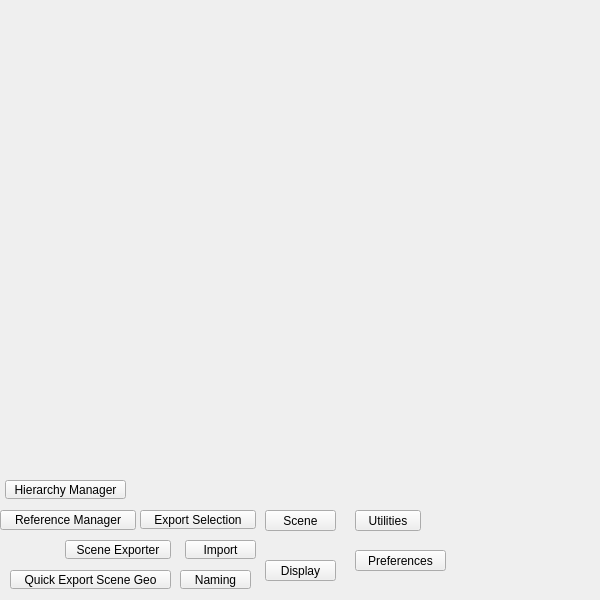
<?xml version="1.0" encoding="UTF-8"?>
<ui version="4.0">
 <class>QtUi</class>
 <widget class="QMainWindow" name="QtUi">
  <property name="enabled">
   <bool>true</bool>
  </property>
  <property name="geometry">
   <rect>
    <x>0</x>
    <y>0</y>
    <width>600</width>
    <height>600</height>
   </rect>
  </property>
  <property name="sizePolicy">
   <sizepolicy hsizetype="Ignored" vsizetype="Ignored">
    <horstretch>0</horstretch>
    <verstretch>0</verstretch>
   </sizepolicy>
  </property>
  <property name="minimumSize">
   <size>
    <width>0</width>
    <height>0</height>
   </size>
  </property>
  <property name="maximumSize">
   <size>
    <width>600</width>
    <height>600</height>
   </size>
  </property>
  <property name="toolButtonStyle">
   <enum>Qt::ToolButtonIconOnly</enum>
  </property>
  <property name="tabShape">
   <enum>QTabWidget::Triangular</enum>
  </property>
  <property name="dockNestingEnabled">
   <bool>true</bool>
  </property>
  <property name="dockOptions">
   <set>QMainWindow::AllowNestedDocks|QMainWindow::AllowTabbedDocks|QMainWindow::AnimatedDocks|QMainWindow::ForceTabbedDocks</set>
  </property>
  <widget class="QWidget" name="widget">
   <property name="sizePolicy">
    <sizepolicy hsizetype="Ignored" vsizetype="Ignored">
     <horstretch>0</horstretch>
     <verstretch>0</verstretch>
    </sizepolicy>
   </property>
   <widget class="QPushButton" name="b007">
    <property name="geometry">
     <rect>
      <x>185</x>
      <y>540</y>
      <width>71</width>
      <height>19</height>
     </rect>
    </property>
    <property name="minimumSize">
     <size>
      <width>0</width>
      <height>19</height>
     </size>
    </property>
    <property name="maximumSize">
     <size>
      <width>16777215</width>
      <height>19</height>
     </size>
    </property>
    <property name="toolTip">
     <string>Open most recent file.</string>
    </property>
    <property name="text">
     <string>Import</string>
    </property>
   </widget>
   <widget class="QPushButton" name="b008">
    <property name="geometry">
     <rect>
      <x>140</x>
      <y>510</y>
      <width>116</width>
      <height>19</height>
     </rect>
    </property>
    <property name="minimumSize">
     <size>
      <width>0</width>
      <height>19</height>
     </size>
    </property>
    <property name="maximumSize">
     <size>
      <width>16777215</width>
      <height>19</height>
     </size>
    </property>
    <property name="text">
     <string>Export Selection</string>
    </property>
   </widget>
   <widget class="ExpandableList" name="list000" native="true">
    <property name="geometry">
     <rect>
      <x>145</x>
      <y>470</y>
      <width>126</width>
      <height>21</height>
     </rect>
    </property>
    <property name="autoFillBackground">
     <bool>true</bool>
    </property>
   </widget>
   <widget class="PushButton" name="b001">
    <property name="enabled">
     <bool>true</bool>
    </property>
    <property name="geometry">
     <rect>
      <x>0</x>
      <y>510</y>
      <width>136</width>
      <height>20</height>
     </rect>
    </property>
    <property name="minimumSize">
     <size>
      <width>0</width>
      <height>20</height>
     </size>
    </property>
    <property name="maximumSize">
     <size>
      <width>16777215</width>
      <height>20</height>
     </size>
    </property>
    <property name="toolTip">
     <string>Open the reference manager.</string>
    </property>
    <property name="text">
     <string>Reference Manager</string>
    </property>
    <property name="iconSize">
     <size>
      <width>18</width>
      <height>18</height>
     </size>
    </property>
   </widget>
   <widget class="QPushButton" name="b003">
    <property name="geometry">
     <rect>
      <x>10</x>
      <y>570</y>
      <width>161</width>
      <height>19</height>
     </rect>
    </property>
    <property name="minimumSize">
     <size>
      <width>0</width>
      <height>19</height>
     </size>
    </property>
    <property name="maximumSize">
     <size>
      <width>16777215</width>
      <height>19</height>
     </size>
    </property>
    <property name="toolTip">
     <string>&lt;html&gt;&lt;head/&gt;&lt;body&gt;&lt;p&gt;Export the current scene as an fbx in the same dir as the scene file.&lt;br/&gt;&lt;span style=&quot; font-weight:600;&quot;&gt;Export Options:&lt;/span&gt;&lt;/p&gt;&lt;ul style=&quot;margin-top: 0px; margin-bottom: 0px; margin-left: 0px; margin-right: 0px; -qt-list-indent: 1;&quot;&gt;&lt;li style=&quot; margin-top:12px; margin-bottom:0px; margin-left:0px; margin-right:0px; -qt-block-indent:0; text-indent:0px;&quot;&gt;&lt;span style=&quot; font-weight:600;&quot;&gt;FBXExportCameras:&lt;/span&gt; False (cameras are not exported)&lt;/li&gt;&lt;li style=&quot; margin-top:0px; margin-bottom:0px; margin-left:0px; margin-right:0px; -qt-block-indent:0; text-indent:0px;&quot;&gt;&lt;span style=&quot; font-weight:600;&quot;&gt;FBXExportLights:&lt;/span&gt; False (lights are not exported)&lt;/li&gt;&lt;li style=&quot; margin-top:0px; margin-bottom:0px; margin-left:0px; margin-right:0px; -qt-block-indent:0; text-indent:0px;&quot;&gt;&lt;span style=&quot; font-weight:600;&quot;&gt;FBXExportSkins:&lt;/span&gt; False (skinning data is not exported)&lt;/li&gt;&lt;li style=&quot; margin-top:0px; margin-bottom:0px; margin-left:0px; margin-right:0px; -qt-block-indent:0; text-indent:0px;&quot;&gt;&lt;span style=&quot; font-weight:600;&quot;&gt;FBXExportShapes:&lt;/span&gt; False (shape deformers are not exported)&lt;/li&gt;&lt;li style=&quot; margin-top:0px; margin-bottom:0px; margin-left:0px; margin-right:0px; -qt-block-indent:0; text-indent:0px;&quot;&gt;&lt;span style=&quot; font-weight:600;&quot;&gt;FBXExportSmoothingGroups:&lt;/span&gt; True (smoothing groups are exported)&lt;/li&gt;&lt;li style=&quot; margin-top:0px; margin-bottom:0px; margin-left:0px; margin-right:0px; -qt-block-indent:0; text-indent:0px;&quot;&gt;&lt;span style=&quot; font-weight:600;&quot;&gt;FBXExportSmoothMesh:&lt;/span&gt; True (smooth mesh is exported)&lt;/li&gt;&lt;li style=&quot; margin-top:0px; margin-bottom:0px; margin-left:0px; margin-right:0px; -qt-block-indent:0; text-indent:0px;&quot;&gt;&lt;span style=&quot; font-weight:600;&quot;&gt;FBXExportHardEdges:&lt;/span&gt; True (hard edges are exported to maintain normal edge hardness)&lt;/li&gt;&lt;li style=&quot; margin-top:0px; margin-bottom:0px; margin-left:0px; margin-right:0px; -qt-block-indent:0; text-indent:0px;&quot;&gt;&lt;span style=&quot; font-weight:600;&quot;&gt;FBXExportTangents:&lt;/span&gt; True (tangent information is exported)&lt;/li&gt;&lt;li style=&quot; margin-top:0px; margin-bottom:0px; margin-left:0px; margin-right:0px; -qt-block-indent:0; text-indent:0px;&quot;&gt;&lt;span style=&quot; font-weight:600;&quot;&gt;FBXExportInstances:&lt;/span&gt; True (instance information is exported)&lt;/li&gt;&lt;li style=&quot; margin-top:0px; margin-bottom:0px; margin-left:0px; margin-right:0px; -qt-block-indent:0; text-indent:0px;&quot;&gt;&lt;span style=&quot; font-weight:600;&quot;&gt;FBXExportReferencedAssetsContent:&lt;/span&gt; False (referenced assets are not exported)&lt;/li&gt;&lt;li style=&quot; margin-top:0px; margin-bottom:0px; margin-left:0px; margin-right:0px; -qt-block-indent:0; text-indent:0px;&quot;&gt;&lt;span style=&quot; font-weight:600;&quot;&gt;FBXExportInputConnections:&lt;/span&gt; True (input connections are exported)&lt;/li&gt;&lt;li style=&quot; margin-top:0px; margin-bottom:0px; margin-left:0px; margin-right:0px; -qt-block-indent:0; text-indent:0px;&quot;&gt;&lt;span style=&quot; font-weight:600;&quot;&gt;FBXExportUseSceneName:&lt;/span&gt; True (uses the scene name for export)&lt;/li&gt;&lt;li style=&quot; margin-top:0px; margin-bottom:0px; margin-left:0px; margin-right:0px; -qt-block-indent:0; text-indent:0px;&quot;&gt;&lt;span style=&quot; font-weight:600;&quot;&gt;FBXExportUpAxis:&lt;/span&gt; &amp;quot;y&amp;quot; (sets up axis to Y)&lt;/li&gt;&lt;li style=&quot; margin-top:0px; margin-bottom:0px; margin-left:0px; margin-right:0px; -qt-block-indent:0; text-indent:0px;&quot;&gt;&lt;span style=&quot; font-weight:600;&quot;&gt;FBXExportScaleFactor:&lt;/span&gt; 1.0 (uses a scale factor of 1.0)&lt;/li&gt;&lt;li style=&quot; margin-top:0px; margin-bottom:0px; margin-left:0px; margin-right:0px; -qt-block-indent:0; text-indent:0px;&quot;&gt;&lt;span style=&quot; font-weight:600;&quot;&gt;FBXExportConvertUnitString:&lt;/span&gt; &amp;quot;cm&amp;quot; (converts units to centimeters)&lt;/li&gt;&lt;li style=&quot; margin-top:0px; margin-bottom:0px; margin-left:0px; margin-right:0px; -qt-block-indent:0; text-indent:0px;&quot;&gt;&lt;span style=&quot; font-weight:600;&quot;&gt;FBXExportTriangulate:&lt;/span&gt; False (meshes are not triangulated)&lt;/li&gt;&lt;li style=&quot; margin-top:0px; margin-bottom:0px; margin-left:0px; margin-right:0px; -qt-block-indent:0; text-indent:0px;&quot;&gt;&lt;span style=&quot; font-weight:600;&quot;&gt;FBXExportEmbeddedTextures:&lt;/span&gt; True (embeds textures in the FBX file)&lt;/li&gt;&lt;li style=&quot; margin-top:0px; margin-bottom:0px; margin-left:0px; margin-right:0px; -qt-block-indent:0; text-indent:0px;&quot;&gt;&lt;span style=&quot; font-weight:600;&quot;&gt;FBXExportConstraints:&lt;/span&gt; False (constraints are not exported)&lt;/li&gt;&lt;li style=&quot; margin-top:0px; margin-bottom:0px; margin-left:0px; margin-right:0px; -qt-block-indent:0; text-indent:0px;&quot;&gt;&lt;span style=&quot; font-weight:600;&quot;&gt;FBXExportAnimationOnly:&lt;/span&gt; False (exports both geometry and animation data, if any)&lt;/li&gt;&lt;li style=&quot; margin-top:0px; margin-bottom:0px; margin-left:0px; margin-right:0px; -qt-block-indent:0; text-indent:0px;&quot;&gt;&lt;span style=&quot; font-weight:600;&quot;&gt;FBXExportApplyConstantKeyReducer:&lt;/span&gt; False (constant key reducer is not applied)&lt;/li&gt;&lt;li style=&quot; margin-top:0px; margin-bottom:12px; margin-left:0px; margin-right:0px; -qt-block-indent:0; text-indent:0px;&quot;&gt;&lt;span style=&quot; font-weight:600;&quot;&gt;FBXExportBakeComplexAnimation:&lt;/span&gt; False (complex animations are not d by default)&lt;/li&gt;&lt;/ul&gt;&lt;/body&gt;&lt;/html&gt;</string>
    </property>
    <property name="text">
     <string>Quick Export Scene Geo</string>
    </property>
   </widget>
   <widget class="QPushButton" name="b002">
    <property name="geometry">
     <rect>
      <x>65</x>
      <y>540</y>
      <width>106</width>
      <height>19</height>
     </rect>
    </property>
    <property name="minimumSize">
     <size>
      <width>0</width>
      <height>19</height>
     </size>
    </property>
    <property name="maximumSize">
     <size>
      <width>16777215</width>
      <height>19</height>
     </size>
    </property>
    <property name="text">
     <string>Scene Exporter</string>
    </property>
   </widget>
   <widget class="QPushButton" name="b004">
    <property name="geometry">
     <rect>
      <x>5</x>
      <y>480</y>
      <width>121</width>
      <height>19</height>
     </rect>
    </property>
    <property name="minimumSize">
     <size>
      <width>0</width>
      <height>19</height>
     </size>
    </property>
    <property name="maximumSize">
     <size>
      <width>16777215</width>
      <height>19</height>
     </size>
    </property>
    <property name="text">
     <string>Hierarchy Manager</string>
    </property>
   </widget>
   <widget class="QPushButton" name="i032">
    <property name="geometry">
     <rect>
      <x>265</x>
      <y>560</y>
      <width>71</width>
      <height>21</height>
     </rect>
    </property>
    <property name="minimumSize">
     <size>
      <width>0</width>
      <height>21</height>
     </size>
    </property>
    <property name="maximumSize">
     <size>
      <width>16777215</width>
      <height>21</height>
     </size>
    </property>
    <property name="accessibleName">
     <string>display</string>
    </property>
    <property name="text">
     <string>Display</string>
    </property>
   </widget>
   <widget class="QPushButton" name="i022">
    <property name="geometry">
     <rect>
      <x>355</x>
      <y>550</y>
      <width>91</width>
      <height>21</height>
     </rect>
    </property>
    <property name="minimumSize">
     <size>
      <width>0</width>
      <height>21</height>
     </size>
    </property>
    <property name="maximumSize">
     <size>
      <width>999</width>
      <height>21</height>
     </size>
    </property>
    <property name="accessibleName">
     <string>preferences</string>
    </property>
    <property name="text">
     <string>Preferences</string>
    </property>
   </widget>
   <widget class="QPushButton" name="i020">
    <property name="geometry">
     <rect>
      <x>355</x>
      <y>510</y>
      <width>66</width>
      <height>21</height>
     </rect>
    </property>
    <property name="minimumSize">
     <size>
      <width>0</width>
      <height>21</height>
     </size>
    </property>
    <property name="maximumSize">
     <size>
      <width>16777215</width>
      <height>21</height>
     </size>
    </property>
    <property name="cursor">
     <cursorShape>IBeamCursor</cursorShape>
    </property>
    <property name="accessibleName">
     <string>utilities</string>
    </property>
    <property name="text">
     <string>Utilities</string>
    </property>
   </widget>
   <widget class="QPushButton" name="i003">
    <property name="geometry">
     <rect>
      <x>265</x>
      <y>510</y>
      <width>71</width>
      <height>21</height>
     </rect>
    </property>
    <property name="minimumSize">
     <size>
      <width>0</width>
      <height>21</height>
     </size>
    </property>
    <property name="maximumSize">
     <size>
      <width>16777215</width>
      <height>21</height>
     </size>
    </property>
    <property name="accessibleName">
     <string>scene</string>
    </property>
    <property name="text">
     <string>Scene</string>
    </property>
   </widget>
   <widget class="QPushButton" name="b005">
    <property name="geometry">
     <rect>
      <x>180</x>
      <y>570</y>
      <width>71</width>
      <height>19</height>
     </rect>
    </property>
    <property name="minimumSize">
     <size>
      <width>0</width>
      <height>19</height>
     </size>
    </property>
    <property name="maximumSize">
     <size>
      <width>16777215</width>
      <height>19</height>
     </size>
    </property>
    <property name="text">
     <string>Naming</string>
    </property>
   </widget>
  </widget>
 </widget>
 <customwidgets>
  <customwidget>
   <class>PushButton</class>
   <extends>QPushButton</extends>
   <header>widgets.pushbutton.h</header>
  </customwidget>
  <customwidget>
   <class>ExpandableList</class>
   <extends>QWidget</extends>
   <header>widgets.expandablelist.h</header>
   <container>1</container>
  </customwidget>
 </customwidgets>
 <resources/>
 <connections/>
 <designerdata>
  <property name="gridDeltaX">
   <number>5</number>
  </property>
  <property name="gridDeltaY">
   <number>10</number>
  </property>
  <property name="gridSnapX">
   <bool>true</bool>
  </property>
  <property name="gridSnapY">
   <bool>true</bool>
  </property>
  <property name="gridVisible">
   <bool>true</bool>
  </property>
 </designerdata>
</ui>
